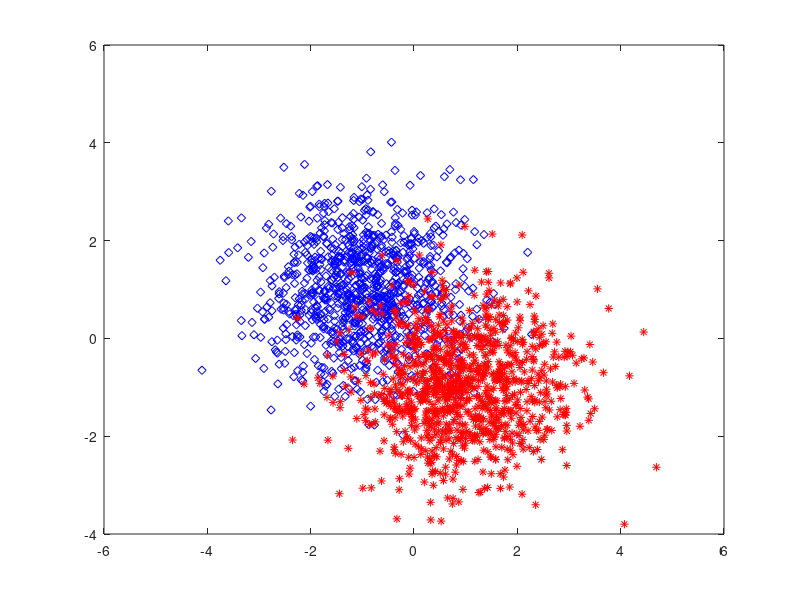

Write MATLAB code to recreate this figure. (Note: this script raises an error after producing the figure.)
clc;

%% Define the dimension of the problem
d = 2;

%% Number of points in A
n = 1000;

%% Number of points in B
m = 1000;

%% Generate points in A and B
X = randn(d, n) + [-ones(1, n); ones(1, n)];
Y = randn(d, m) + [ones(1, m); -ones(1, m)];

%% Plot the results
for i = 1:n
    plot(X(1,i), X(2,i), 'bd');
    hold on;
end

for j = 1:m
    plot(Y(1,j), Y(2,j), 'r*');
    hold on;
end

pause

%% Solve the optimization problem
cvx_begin 
variables deltas(n) sigmas(m) a(d) b;
    minimize ones(1,n) * deltas + ones(1,m) * sigmas
        subject to
            X' * a + ones(n,1) * b + deltas >= ones(n,1);
            Y' * a + ones(m,1) * b - sigmas <= -ones(m,1);
            sigmas >= 0, deltas >= 0
cvx_end

xmin = min(min(X(1, :)), min(Y(1,:))) - 0.1;
xmax = max(max(X(2, :)), max(Y(2,:))) + 0.1;
ymin = (-b - a(1) * xmin)/a(2);
ymax = (-b - a(1) * xmax)/a(2);

hold on;
plot([xmin, xmax], [ymin, ymax]);